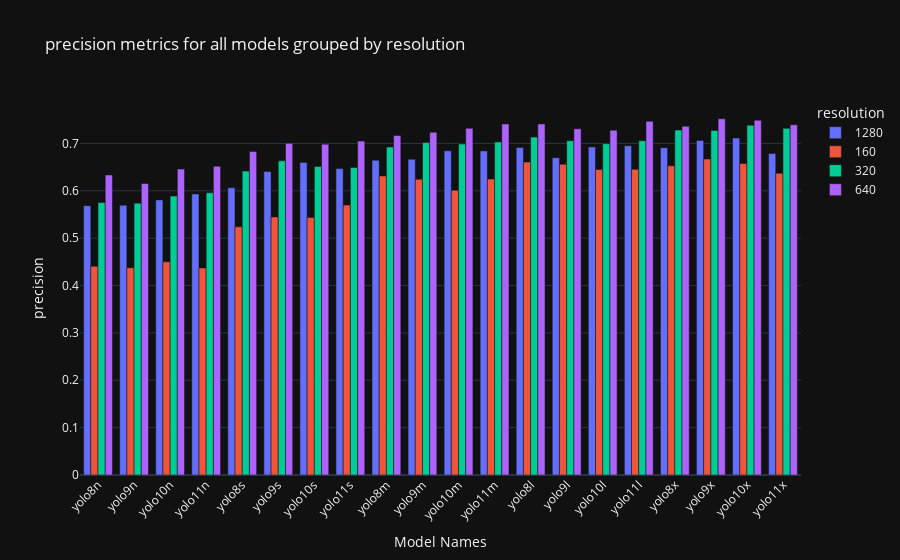
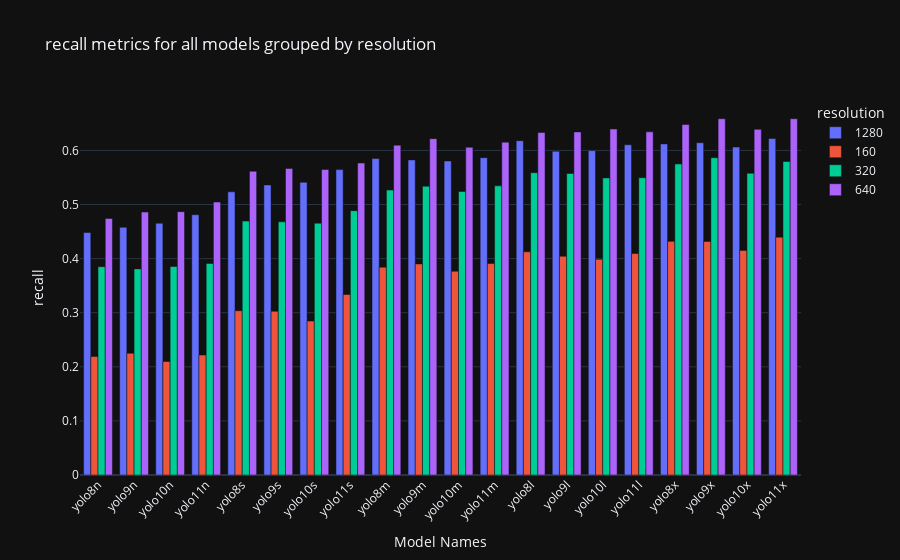
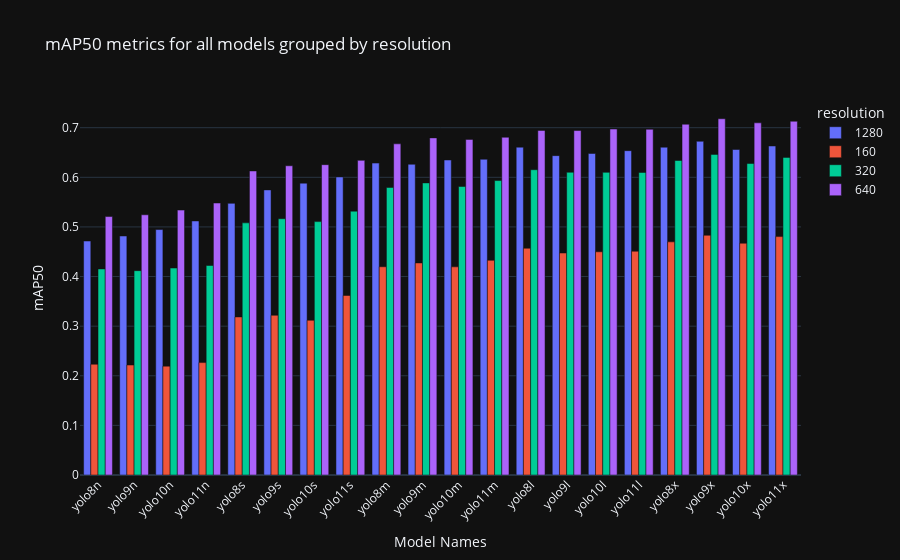
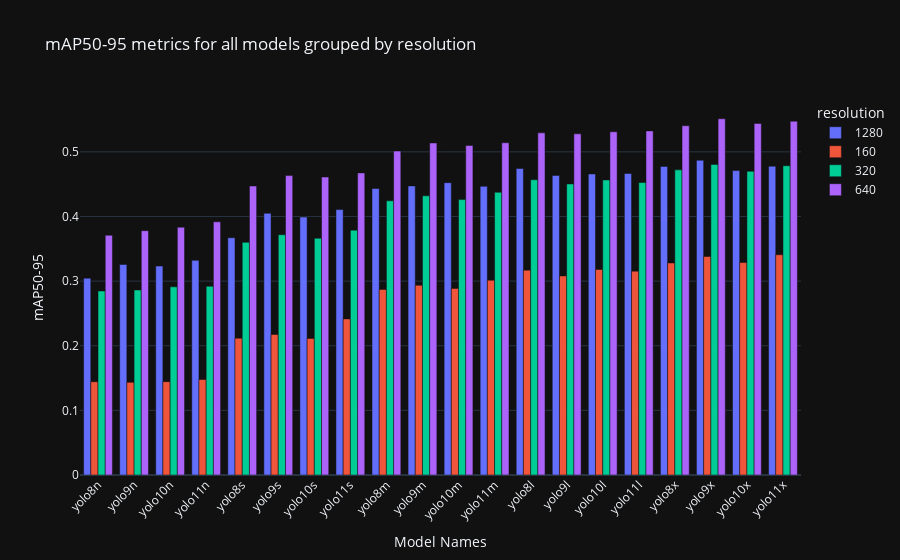

The notebook cell saved with these charts, in order:
### Code cell
import plotly.express as px

# Sort the DataFrame by model size and version
df['sort_key'] = df['model_name'].apply(_sort_key_size_version)
df = df.sort_values(by='sort_key').drop('sort_key', axis=1)

# Plotting with Plotly Express
for metric in metrics:
    fig = px.bar(df, x='model_name', y=metric, color='resolution', barmode='group',
                 title=f'{metric.split("/")[-1].strip("(B)")} metrics for all models grouped by resolution',
                 labels={'model_name': 'Model Names', metric: metric.split('/')[-1].strip('(B)')})

    fig.update_layout(xaxis_tickangle=-45)
    fig.show()

### Figure 1 — Plotly figure (JSON) as saved in the notebook; plotly's stock layout.template omitted (floating-point values rounded to 4 significant figures)
{"data": [{"alignmentgroup": "True", "hovertemplate": "resolution=1280<br>Model Names=%{x}<br>precision=%{y}<extra></extra>", "legendgroup": "1280", "marker": {"color": "#636efa", "pattern": {"shape": ""}}, "name": "1280", "offsetgroup": "1280", "orientation": "v", "showlegend": true, "textposition": "auto", "x": ["yolo8n", "yolo9n", "yolo10n", "yolo11n", "yolo8s", "yolo9s", "yolo10s", "yolo11s", "yolo8m", "yolo9m", "yolo10m", "yolo11m", "yolo8l", "yolo9l", "yolo10l", "yolo11l", "yolo8x", "yolo9x", "yolo10x", "yolo11x"], "xaxis": "x", "y": [0.5686, 0.5695, 0.5807, 0.5934, 0.6065, 0.6408, 0.66, 0.6468, 0.6645, 0.6667, 0.6844, 0.6843, 0.6915, 0.6699, 0.6926, 0.6952, 0.691, 0.7062, 0.7114, 0.6788], "yaxis": "y", "type": "bar"}, {"alignmentgroup": "True", "hovertemplate": "resolution=160<br>Model Names=%{x}<br>precision=%{y}<extra></extra>", "legendgroup": "160", "marker": {"color": "#EF553B", "pattern": {"shape": ""}}, "name": "160", "offsetgroup": "160", "orientation": "v", "showlegend": true, "textposition": "auto", "x": ["yolo8n", "yolo9n", "yolo10n", "yolo11n", "yolo8s", "yolo9s", "yolo10s", "yolo11s", "yolo8m", "yolo9m", "yolo10m", "yolo11m", "yolo8l", "yolo9l", "yolo10l", "yolo11l", "yolo8x", "yolo9x", "yolo10x", "yolo11x"], "xaxis": "x", "y": [0.4409, 0.4374, 0.45, 0.4371, 0.5239, 0.5447, 0.5438, 0.5698, 0.6313, 0.6243, 0.6011, 0.6248, 0.6607, 0.6562, 0.6449, 0.6453, 0.6528, 0.6669, 0.6577, 0.637], "yaxis": "y", "type": "bar"}, {"alignmentgroup": "True", "hovertemplate": "resolution=320<br>Model Names=%{x}<br>precision=%{y}<extra></extra>", "legendgroup": "320", "marker": {"color": "#00cc96", "pattern": {"shape": ""}}, "name": "320", "offsetgroup": "320", "orientation": "v", "showlegend": true, "textposition": "auto", "x": ["yolo8n", "yolo9n", "yolo10n", "yolo11n", "yolo8s", "yolo9s", "yolo10s", "yolo11s", "yolo8m", "yolo9m", "yolo10m", "yolo11m", "yolo8l", "yolo9l", "yolo10l", "yolo11l", "yolo8x", "yolo9x", "yolo10x", "yolo11x"], "xaxis": "x", "y": [0.5752, 0.5739, 0.5889, 0.5959, 0.6416, 0.6633, 0.6515, 0.6492, 0.6922, 0.702, 0.6987, 0.7031, 0.7133, 0.7058, 0.6993, 0.7059, 0.7282, 0.7273, 0.7383, 0.7318], "yaxis": "y", "type": "bar"}, {"alignmentgroup": "True", "hovertemplate": "resolution=640<br>Model Names=%{x}<br>precision=%{y}<extra></extra>", "legendgroup": "640", "marker": {"color": "#ab63fa", "pattern": {"shape": ""}}, "name": "640", "offsetgroup": "640", "orientation": "v", "showlegend": true, "textposition": "auto", "x": ["yolo8n", "yolo9n", "yolo10n", "yolo11n", "yolo8s", "yolo9s", "yolo10s", "yolo11s", "yolo8m", "yolo9m", "yolo10m", "yolo11m", "yolo8l", "yolo9l", "yolo10l", "yolo11l", "yolo8x", "yolo9x", "yolo10x", "yolo11x"], "xaxis": "x", "y": [0.6334, 0.6154, 0.6459, 0.652, 0.6832, 0.7002, 0.6985, 0.705, 0.7168, 0.7234, 0.7318, 0.741, 0.7411, 0.7309, 0.728, 0.7466, 0.7363, 0.7521, 0.7489, 0.7393], "yaxis": "y", "type": "bar"}], "layout": {"xaxis": {"anchor": "y", "domain": [0.0, 1.0], "title": {"text": "Model Names"}, "tickangle": -45}, "yaxis": {"anchor": "x", "domain": [0.0, 1.0], "title": {"text": "precision"}}, "legend": {"title": {"text": "resolution"}, "tracegroupgap": 0}, "title": {"text": "precision metrics for all models grouped by resolution"}, "barmode": "group"}}

### Figure 2 — Plotly figure (JSON) as saved in the notebook; plotly's stock layout.template omitted (floating-point values rounded to 4 significant figures)
{"data": [{"alignmentgroup": "True", "hovertemplate": "resolution=1280<br>Model Names=%{x}<br>recall=%{y}<extra></extra>", "legendgroup": "1280", "marker": {"color": "#636efa", "pattern": {"shape": ""}}, "name": "1280", "offsetgroup": "1280", "orientation": "v", "showlegend": true, "textposition": "auto", "x": ["yolo8n", "yolo9n", "yolo10n", "yolo11n", "yolo8s", "yolo9s", "yolo10s", "yolo11s", "yolo8m", "yolo9m", "yolo10m", "yolo11m", "yolo8l", "yolo9l", "yolo10l", "yolo11l", "yolo8x", "yolo9x", "yolo10x", "yolo11x"], "xaxis": "x", "y": [0.4481, 0.4579, 0.4654, 0.4812, 0.5235, 0.5362, 0.5411, 0.5645, 0.585, 0.5824, 0.5805, 0.5866, 0.618, 0.5985, 0.5996, 0.6104, 0.612, 0.6142, 0.6062, 0.6221], "yaxis": "y", "type": "bar"}, {"alignmentgroup": "True", "hovertemplate": "resolution=160<br>Model Names=%{x}<br>recall=%{y}<extra></extra>", "legendgroup": "160", "marker": {"color": "#EF553B", "pattern": {"shape": ""}}, "name": "160", "offsetgroup": "160", "orientation": "v", "showlegend": true, "textposition": "auto", "x": ["yolo8n", "yolo9n", "yolo10n", "yolo11n", "yolo8s", "yolo9s", "yolo10s", "yolo11s", "yolo8m", "yolo9m", "yolo10m", "yolo11m", "yolo8l", "yolo9l", "yolo10l", "yolo11l", "yolo8x", "yolo9x", "yolo10x", "yolo11x"], "xaxis": "x", "y": [0.219, 0.2251, 0.2098, 0.2217, 0.3037, 0.3026, 0.2847, 0.3337, 0.3842, 0.3902, 0.3767, 0.3908, 0.4126, 0.4043, 0.3987, 0.4093, 0.4319, 0.4317, 0.4152, 0.4397], "yaxis": "y", "type": "bar"}, {"alignmentgroup": "True", "hovertemplate": "resolution=320<br>Model Names=%{x}<br>recall=%{y}<extra></extra>", "legendgroup": "320", "marker": {"color": "#00cc96", "pattern": {"shape": ""}}, "name": "320", "offsetgroup": "320", "orientation": "v", "showlegend": true, "textposition": "auto", "x": ["yolo8n", "yolo9n", "yolo10n", "yolo11n", "yolo8s", "yolo9s", "yolo10s", "yolo11s", "yolo8m", "yolo9m", "yolo10m", "yolo11m", "yolo8l", "yolo9l", "yolo10l", "yolo11l", "yolo8x", "yolo9x", "yolo10x", "yolo11x"], "xaxis": "x", "y": [0.3851, 0.381, 0.3856, 0.3911, 0.4694, 0.4679, 0.4654, 0.4887, 0.5266, 0.5336, 0.5241, 0.5345, 0.5588, 0.5574, 0.5491, 0.5494, 0.5749, 0.5864, 0.5577, 0.5796], "yaxis": "y", "type": "bar"}, {"alignmentgroup": "True", "hovertemplate": "resolution=640<br>Model Names=%{x}<br>recall=%{y}<extra></extra>", "legendgroup": "640", "marker": {"color": "#ab63fa", "pattern": {"shape": ""}}, "name": "640", "offsetgroup": "640", "orientation": "v", "showlegend": true, "textposition": "auto", "x": ["yolo8n", "yolo9n", "yolo10n", "yolo11n", "yolo8s", "yolo9s", "yolo10s", "yolo11s", "yolo8m", "yolo9m", "yolo10m", "yolo11m", "yolo8l", "yolo9l", "yolo10l", "yolo11l", "yolo8x", "yolo9x", "yolo10x", "yolo11x"], "xaxis": "x", "y": [0.4743, 0.486, 0.4868, 0.5046, 0.5614, 0.5667, 0.5647, 0.5767, 0.6098, 0.6218, 0.6057, 0.6153, 0.6331, 0.6342, 0.6396, 0.6344, 0.6478, 0.6585, 0.6389, 0.6585], "yaxis": "y", "type": "bar"}], "layout": {"xaxis": {"anchor": "y", "domain": [0.0, 1.0], "title": {"text": "Model Names"}, "tickangle": -45}, "yaxis": {"anchor": "x", "domain": [0.0, 1.0], "title": {"text": "recall"}}, "legend": {"title": {"text": "resolution"}, "tracegroupgap": 0}, "title": {"text": "recall metrics for all models grouped by resolution"}, "barmode": "group"}}

### Figure 3 — Plotly figure (JSON) as saved in the notebook; plotly's stock layout.template omitted (floating-point values rounded to 4 significant figures)
{"data": [{"alignmentgroup": "True", "hovertemplate": "resolution=1280<br>Model Names=%{x}<br>mAP50=%{y}<extra></extra>", "legendgroup": "1280", "marker": {"color": "#636efa", "pattern": {"shape": ""}}, "name": "1280", "offsetgroup": "1280", "orientation": "v", "showlegend": true, "textposition": "auto", "x": ["yolo8n", "yolo9n", "yolo10n", "yolo11n", "yolo8s", "yolo9s", "yolo10s", "yolo11s", "yolo8m", "yolo9m", "yolo10m", "yolo11m", "yolo8l", "yolo9l", "yolo10l", "yolo11l", "yolo8x", "yolo9x", "yolo10x", "yolo11x"], "xaxis": "x", "y": [0.4716, 0.4817, 0.4947, 0.512, 0.5475, 0.5747, 0.5882, 0.6008, 0.6286, 0.6263, 0.6349, 0.6364, 0.6608, 0.6437, 0.6481, 0.6537, 0.6607, 0.6726, 0.6561, 0.6631], "yaxis": "y", "type": "bar"}, {"alignmentgroup": "True", "hovertemplate": "resolution=160<br>Model Names=%{x}<br>mAP50=%{y}<extra></extra>", "legendgroup": "160", "marker": {"color": "#EF553B", "pattern": {"shape": ""}}, "name": "160", "offsetgroup": "160", "orientation": "v", "showlegend": true, "textposition": "auto", "x": ["yolo8n", "yolo9n", "yolo10n", "yolo11n", "yolo8s", "yolo9s", "yolo10s", "yolo11s", "yolo8m", "yolo9m", "yolo10m", "yolo11m", "yolo8l", "yolo9l", "yolo10l", "yolo11l", "yolo8x", "yolo9x", "yolo10x", "yolo11x"], "xaxis": "x", "y": [0.2233, 0.2216, 0.2194, 0.2265, 0.3186, 0.3219, 0.3118, 0.3618, 0.4197, 0.4274, 0.4196, 0.4327, 0.4571, 0.4474, 0.4499, 0.4511, 0.4699, 0.4831, 0.4671, 0.4805], "yaxis": "y", "type": "bar"}, {"alignmentgroup": "True", "hovertemplate": "resolution=320<br>Model Names=%{x}<br>mAP50=%{y}<extra></extra>", "legendgroup": "320", "marker": {"color": "#00cc96", "pattern": {"shape": ""}}, "name": "320", "offsetgroup": "320", "orientation": "v", "showlegend": true, "textposition": "auto", "x": ["yolo8n", "yolo9n", "yolo10n", "yolo11n", "yolo8s", "yolo9s", "yolo10s", "yolo11s", "yolo8m", "yolo9m", "yolo10m", "yolo11m", "yolo8l", "yolo9l", "yolo10l", "yolo11l", "yolo8x", "yolo9x", "yolo10x", "yolo11x"], "xaxis": "x", "y": [0.4153, 0.4119, 0.4171, 0.4223, 0.5082, 0.5165, 0.5107, 0.5318, 0.5796, 0.5887, 0.5815, 0.5935, 0.6153, 0.6101, 0.61, 0.6098, 0.6339, 0.6462, 0.6278, 0.6402], "yaxis": "y", "type": "bar"}, {"alignmentgroup": "True", "hovertemplate": "resolution=640<br>Model Names=%{x}<br>mAP50=%{y}<extra></extra>", "legendgroup": "640", "marker": {"color": "#ab63fa", "pattern": {"shape": ""}}, "name": "640", "offsetgroup": "640", "orientation": "v", "showlegend": true, "textposition": "auto", "x": ["yolo8n", "yolo9n", "yolo10n", "yolo11n", "yolo8s", "yolo9s", "yolo10s", "yolo11s", "yolo8m", "yolo9m", "yolo10m", "yolo11m", "yolo8l", "yolo9l", "yolo10l", "yolo11l", "yolo8x", "yolo9x", "yolo10x", "yolo11x"], "xaxis": "x", "y": [0.5209, 0.5245, 0.534, 0.5481, 0.6128, 0.6233, 0.6255, 0.6342, 0.6675, 0.6795, 0.6765, 0.6807, 0.6946, 0.6942, 0.6973, 0.6968, 0.707, 0.718, 0.7098, 0.713], "yaxis": "y", "type": "bar"}], "layout": {"xaxis": {"anchor": "y", "domain": [0.0, 1.0], "title": {"text": "Model Names"}, "tickangle": -45}, "yaxis": {"anchor": "x", "domain": [0.0, 1.0], "title": {"text": "mAP50"}}, "legend": {"title": {"text": "resolution"}, "tracegroupgap": 0}, "title": {"text": "mAP50 metrics for all models grouped by resolution"}, "barmode": "group"}}

### Figure 4 — Plotly figure (JSON) as saved in the notebook; plotly's stock layout.template omitted (floating-point values rounded to 4 significant figures)
{"data": [{"alignmentgroup": "True", "hovertemplate": "resolution=1280<br>Model Names=%{x}<br>mAP50-95=%{y}<extra></extra>", "legendgroup": "1280", "marker": {"color": "#636efa", "pattern": {"shape": ""}}, "name": "1280", "offsetgroup": "1280", "orientation": "v", "showlegend": true, "textposition": "auto", "x": ["yolo8n", "yolo9n", "yolo10n", "yolo11n", "yolo8s", "yolo9s", "yolo10s", "yolo11s", "yolo8m", "yolo9m", "yolo10m", "yolo11m", "yolo8l", "yolo9l", "yolo10l", "yolo11l", "yolo8x", "yolo9x", "yolo10x", "yolo11x"], "xaxis": "x", "y": [0.3046, 0.3258, 0.3233, 0.3322, 0.3672, 0.4049, 0.3991, 0.4107, 0.4433, 0.4473, 0.4523, 0.4466, 0.4743, 0.4635, 0.4658, 0.4665, 0.4774, 0.487, 0.471, 0.4777], "yaxis": "y", "type": "bar"}, {"alignmentgroup": "True", "hovertemplate": "resolution=160<br>Model Names=%{x}<br>mAP50-95=%{y}<extra></extra>", "legendgroup": "160", "marker": {"color": "#EF553B", "pattern": {"shape": ""}}, "name": "160", "offsetgroup": "160", "orientation": "v", "showlegend": true, "textposition": "auto", "x": ["yolo8n", "yolo9n", "yolo10n", "yolo11n", "yolo8s", "yolo9s", "yolo10s", "yolo11s", "yolo8m", "yolo9m", "yolo10m", "yolo11m", "yolo8l", "yolo9l", "yolo10l", "yolo11l", "yolo8x", "yolo9x", "yolo10x", "yolo11x"], "xaxis": "x", "y": [0.1443, 0.1434, 0.1444, 0.1478, 0.2117, 0.2174, 0.2113, 0.2415, 0.2871, 0.2935, 0.2887, 0.3014, 0.317, 0.3081, 0.318, 0.3154, 0.328, 0.338, 0.3287, 0.3408], "yaxis": "y", "type": "bar"}, {"alignmentgroup": "True", "hovertemplate": "resolution=320<br>Model Names=%{x}<br>mAP50-95=%{y}<extra></extra>", "legendgroup": "320", "marker": {"color": "#00cc96", "pattern": {"shape": ""}}, "name": "320", "offsetgroup": "320", "orientation": "v", "showlegend": true, "textposition": "auto", "x": ["yolo8n", "yolo9n", "yolo10n", "yolo11n", "yolo8s", "yolo9s", "yolo10s", "yolo11s", "yolo8m", "yolo9m", "yolo10m", "yolo11m", "yolo8l", "yolo9l", "yolo10l", "yolo11l", "yolo8x", "yolo9x", "yolo10x", "yolo11x"], "xaxis": "x", "y": [0.2848, 0.2862, 0.2911, 0.292, 0.36, 0.3718, 0.3663, 0.3788, 0.4242, 0.4319, 0.4261, 0.4374, 0.4569, 0.4502, 0.4566, 0.4525, 0.4721, 0.4805, 0.4699, 0.4784], "yaxis": "y", "type": "bar"}, {"alignmentgroup": "True", "hovertemplate": "resolution=640<br>Model Names=%{x}<br>mAP50-95=%{y}<extra></extra>", "legendgroup": "640", "marker": {"color": "#ab63fa", "pattern": {"shape": ""}}, "name": "640", "offsetgroup": "640", "orientation": "v", "showlegend": true, "textposition": "auto", "x": ["yolo8n", "yolo9n", "yolo10n", "yolo11n", "yolo8s", "yolo9s", "yolo10s", "yolo11s", "yolo8m", "yolo9m", "yolo10m", "yolo11m", "yolo8l", "yolo9l", "yolo10l", "yolo11l", "yolo8x", "yolo9x", "yolo10x", "yolo11x"], "xaxis": "x", "y": [0.371, 0.378, 0.3833, 0.3917, 0.4471, 0.4632, 0.461, 0.4675, 0.5013, 0.5138, 0.5099, 0.5141, 0.5294, 0.5279, 0.5311, 0.5324, 0.5404, 0.5512, 0.544, 0.5474], "yaxis": "y", "type": "bar"}], "layout": {"xaxis": {"anchor": "y", "domain": [0.0, 1.0], "title": {"text": "Model Names"}, "tickangle": -45}, "yaxis": {"anchor": "x", "domain": [0.0, 1.0], "title": {"text": "mAP50-95"}}, "legend": {"title": {"text": "resolution"}, "tracegroupgap": 0}, "title": {"text": "mAP50-95 metrics for all models grouped by resolution"}, "barmode": "group"}}
